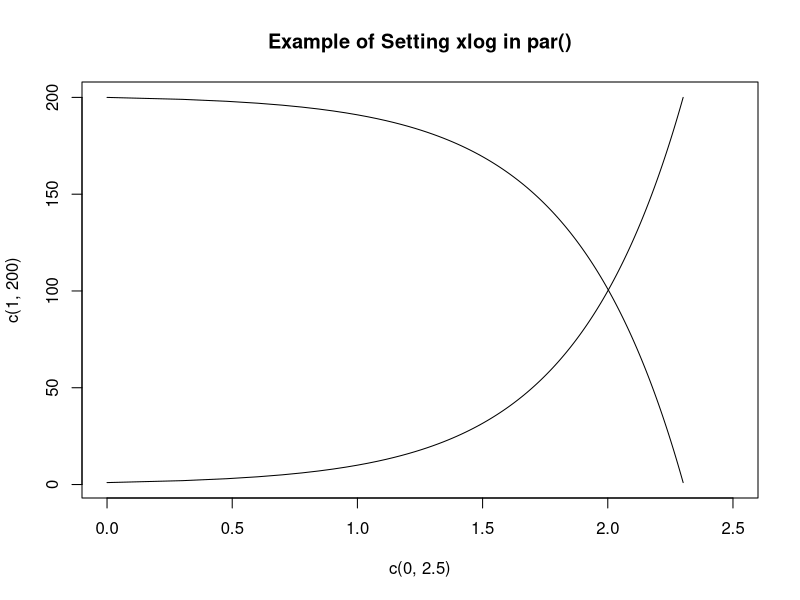

Reproduce this figure in R.
par( xlog=TRUE )

print( 
  par( "xlog" )
  )
plot( 
  c( 0, 2.5 ), 
  c( 1, 200 ), 
  type="n" 
  )
print( 
  par( "xlog" ) 
  )

par( xlog=TRUE )

lines( 
  1:200, 
  1:200 
  )
lines( 
  1:200, 
  200:1 
  )
title( 
  main="Example of Setting xlog in par()"
  )

par( xlog=FALSE )
